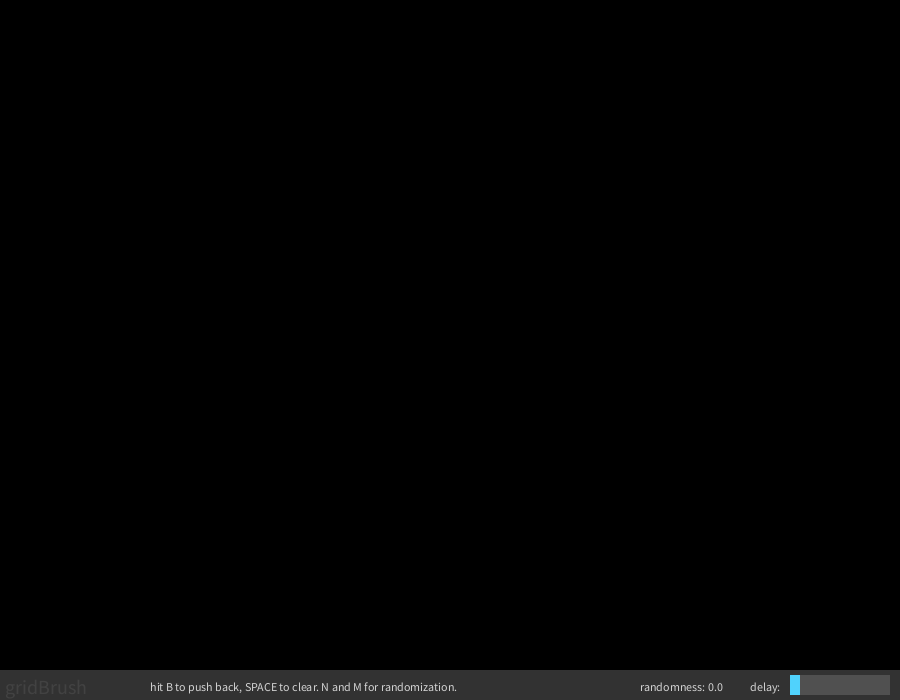
Frame 1 (no input)
Frame 60 (the mouse pressed at the canvas centre just before this capture): identical to frame 1, image omitted
Frame 120 (the mouse held since frame 60 and released just before this capture): identical to frame 1, image omitted

The Processing sketch that drew this single still picture (run headless with seeded random() and noise(); from frame 60 on, the mouse is pressed at the canvas centre):

// Processing sketch: processing_126115
// ── processing_126115.pde


ArrayList<Integer> X;
ArrayList<Integer> Y;
int delay = 10;
float alpha = 0;
color c1;
int blue = 255;
int red = 0;
int sliderx = 10;
int sliderposX;
int sliderposY;
int sliderLenght = 100;
int sliderHeight = 20;
float randmax = 0;
int vividness = 0;

/*

to do:

-sliders for randomizing and color vividness.
-figure menu to be inactive when drawing.
-push back button




boolean sketchFullScreen() {
  return true;
}



void mouseWheel(MouseEvent event) {
  randmax -= 10 * event.getAmount();
  if(randmax<0){
    randmax = 0;
  }
}

*/

void setup(){
  background(0);
  //size(displayWidth, displayHeight);
  size(900,700);
  X = new ArrayList<Integer>();
  Y = new ArrayList<Integer>();
  sliderposX = width-110;
  sliderposY = height-25;
}

void drawMenu(){
  
  noStroke();
  
  //draw text "gridBrush"
  fill(255, 20);
  textSize(20);
  text("gridBrush", 5,height-6);
  
  //draw slider
  fill(255,200);
  textSize(12);
  text("delay:", width-150, height-9);
  fill(80);
  rect(sliderposX,sliderposY,sliderLenght,sliderHeight);
  fill(#50d2fc); 
  rect(sliderposX,sliderposY,sliderx,sliderHeight);
  
  //instructions
  textSize(12);
  fill(255,200);
  text("hit B to push back, SPACE to clear. N and M for randomization.", 150, height-9);
  text("randomness: " + randmax/10, width -260, height-9);
  
}

void clearScreen(){
  fill(0,255);
  rect(0,0,width,height-30);
  for(int i = 0; i <= X.size(); i += 1 ){
    X.remove(i);
    Y.remove(i);
  }
}

void pushBack(){
  noStroke();
  fill(0,20);
  rect(0,0,width,height-30);
}

void rand(){
  if (key == 'm'){
      randmax += 1;
  }      
  if (key == 'n'){
    randmax -= 1;
    if(randmax<0){
      randmax = 0;
    }
  }
}

void slider(){
  if(mousePressed){
    sliderx = mouseX-sliderposX;
    if(sliderx>100){
      sliderx = 100;
    }
    if(sliderx < 2){
      sliderx = 2;
    }
    delay = sliderx;
  }
}

void draw(){
  smooth();
  if(keyPressed){
    if(key == ' '){
      clearScreen();
    }
    if(key == 'b'){
      pushBack();
    }
    if(key == 'm' || key == 'n'){
      rand();
    }
  }
  X.add(mouseX + int(random(-randmax,randmax)));
  Y.add(mouseY + int(random(-randmax,randmax)));
  while(X.size() > delay+1){
    X.remove(0);
    Y.remove(0);
  }
  
  int i = 0;
  if((mouseX >= sliderposX) && (mouseX <= sliderposX+sliderLenght) &&
     (mouseY >= sliderposY) && (mouseY <= sliderposY+sliderHeight)){
       slider();    
  }
    

    
  if(mousePressed && (X.size() > delay)) {
    
    //DRAWING GRID:
      
    if(mouseButton == RIGHT) {
      stroke(255,alpha);
      strokeWeight(1);
      line(X.get(0), Y.get(0), mouseX,mouseY);
      strokeWeight(2);
      line(X.get(delay-1),Y.get(delay-1),mouseX,mouseY);
      alpha += 2;
      if (alpha > 10){
      alpha = 10;
      }
    }
    
    //DRAWING TRIANGLES:
    
    if(mouseButton == LEFT) {
      
      //first define colors:
      blue = 255 - 2 * abs(X.get(delay)-X.get(delay-1));
      red = 5 * abs(Y.get(delay)-Y.get(delay-1));
      if (alpha>10){
        fill(red,191,blue,alpha);
      }
      else {
        fill(255,alpha); 
      }
      alpha += 2;
      if(alpha > 30){
        alpha = 30;
      }
      triangle(X.get(0), Y.get(0),mouseX,mouseY, X.get(delay-1), Y.get(delay-1));
      triangle(mouseX,mouseY, X.get(delay-1), Y.get(delay-1), X.get(int(delay/2)),Y.get(int(delay/2)));
      line(X.get(0), Y.get(0), mouseX,mouseY);
    }
  }
  
  //draws the grid tail
  if(!mousePressed && (X.size() > delay)) {
    stroke(255,alpha);
    strokeWeight(1);
    line(X.get(0), Y.get(0), mouseX,mouseY);
    strokeWeight(2);
    line(X.get(delay-1),Y.get(delay-1),mouseX,mouseY);
    alpha -= 2;
    if (alpha < 0){
      alpha = 0;
    }
  }
  fill(50,255);
  noStroke();
  rect(0,height-30,width,30);
  drawMenu();
}
